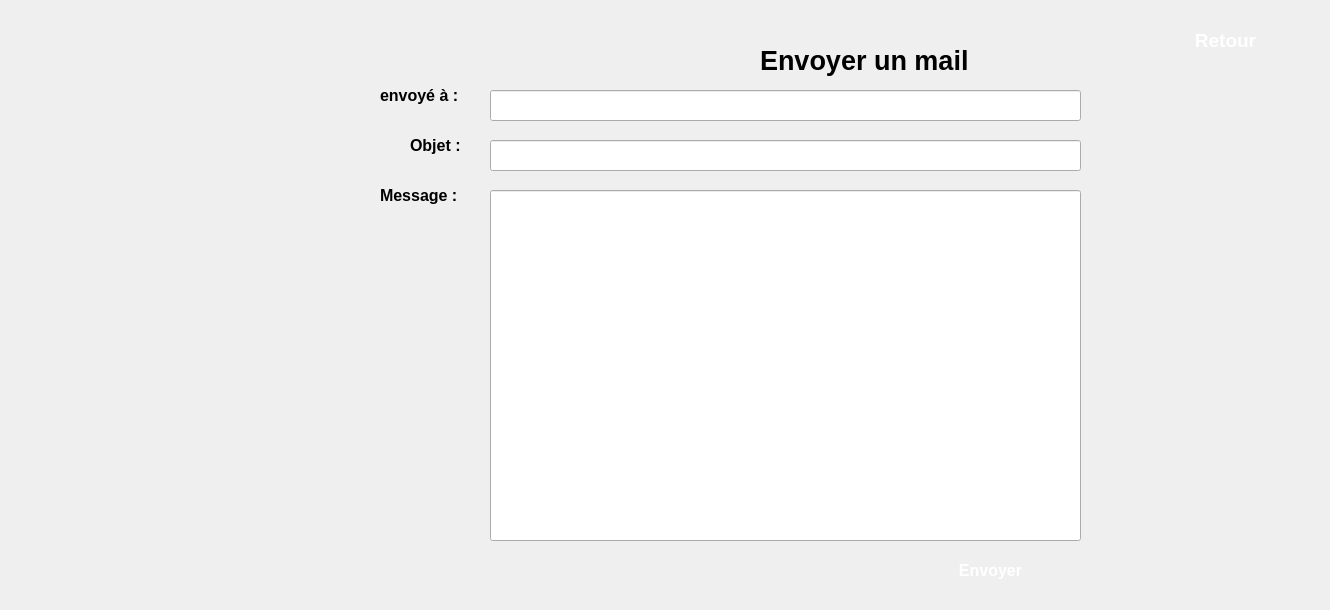
    <widget class="QWidget" name="page_9">
     <widget class="QLineEdit" name="lineEdit_15">
      <property name="geometry">
       <rect>
        <x>490</x>
        <y>190</y>
        <width>591</width>
        <height>351</height>
       </rect>
      </property>
     </widget>
     <widget class="QLabel" name="label_44">
      <property name="geometry">
       <rect>
        <x>380</x>
        <y>80</y>
        <width>111</width>
        <height>31</height>
       </rect>
      </property>
      <property name="font">
       <font>
        <pointsize>12</pointsize>
        <weight>75</weight>
        <bold>true</bold>
       </font>
      </property>
      <property name="text">
       <string>envoyé à :</string>
      </property>
     </widget>
     <widget class="QLabel" name="label_45">
      <property name="geometry">
       <rect>
        <x>410</x>
        <y>130</y>
        <width>71</width>
        <height>31</height>
       </rect>
      </property>
      <property name="font">
       <font>
        <pointsize>12</pointsize>
        <weight>75</weight>
        <bold>true</bold>
       </font>
      </property>
      <property name="text">
       <string>Objet :</string>
      </property>
     </widget>
     <widget class="QLabel" name="label_46">
      <property name="geometry">
       <rect>
        <x>380</x>
        <y>180</y>
        <width>101</width>
        <height>31</height>
       </rect>
      </property>
      <property name="font">
       <font>
        <pointsize>12</pointsize>
        <weight>75</weight>
        <bold>true</bold>
       </font>
      </property>
      <property name="text">
       <string>Message :</string>
      </property>
     </widget>
     <widget class="QLineEdit" name="lineEdit_16">
      <property name="geometry">
       <rect>
        <x>490</x>
        <y>90</y>
        <width>591</width>
        <height>31</height>
       </rect>
      </property>
     </widget>
     <widget class="QLineEdit" name="lineEdit_17">
      <property name="geometry">
       <rect>
        <x>490</x>
        <y>140</y>
        <width>591</width>
        <height>31</height>
       </rect>
      </property>
     </widget>
     <widget class="QPushButton" name="pushButton_7">
      <property name="geometry">
       <rect>
        <x>900</x>
        <y>550</y>
        <width>181</width>
        <height>41</height>
       </rect>
      </property>
      <property name="font">
       <font>
        <pointsize>12</pointsize>
        <weight>75</weight>
        <bold>true</bold>
       </font>
      </property>
      <property name="styleSheet">
       <string notr="true">#pushButton_7{
background-color: transparent;
background-image: url(C:/Users/amdouni/Desktop/Res_Clients/black.png);
border: none;
color:white;
background-repeat: none;
}</string>
      </property>
      <property name="text">
       <string>Envoyer</string>
      </property>
     </widget>
     <widget class="QLabel" name="label_47">
      <property name="geometry">
       <rect>
        <x>760</x>
        <y>40</y>
        <width>271</width>
        <height>41</height>
       </rect>
      </property>
      <property name="font">
       <font>
        <pointsize>20</pointsize>
        <weight>75</weight>
        <bold>true</bold>
       </font>
      </property>
      <property name="text">
       <string>Envoyer un mail</string>
      </property>
     </widget>
     <widget class="QPushButton" name="pushButton_18">
      <property name="geometry">
       <rect>
        <x>1130</x>
        <y>20</y>
        <width>191</width>
        <height>41</height>
       </rect>
      </property>
      <property name="font">
       <font>
        <pointsize>14</pointsize>
        <weight>75</weight>
        <bold>true</bold>
       </font>
      </property>
      <property name="styleSheet">
       <string notr="true">#pushButton_18{
background-color: transparent;
background-image: url(C:/Users/amdouni/Desktop/Res_Clients/black.png);
border: none;
color:white;
background-repeat: none;
}</string>
      </property>
      <property name="text">
       <string>Retour</string>
      </property>
     </widget>
     <widget class="QLabel" name="label_55">
      <property name="geometry">
       <rect>
        <x>570</x>
        <y>560</y>
        <width>281</width>
        <height>41</height>
       </rect>
      </property>
      <property name="font">
       <font>
        <pointsize>20</pointsize>
        <weight>75</weight>
        <bold>true</bold>
       </font>
      </property>
      <property name="text">
       <string/>
      </property>
     </widget>
    </widget>
